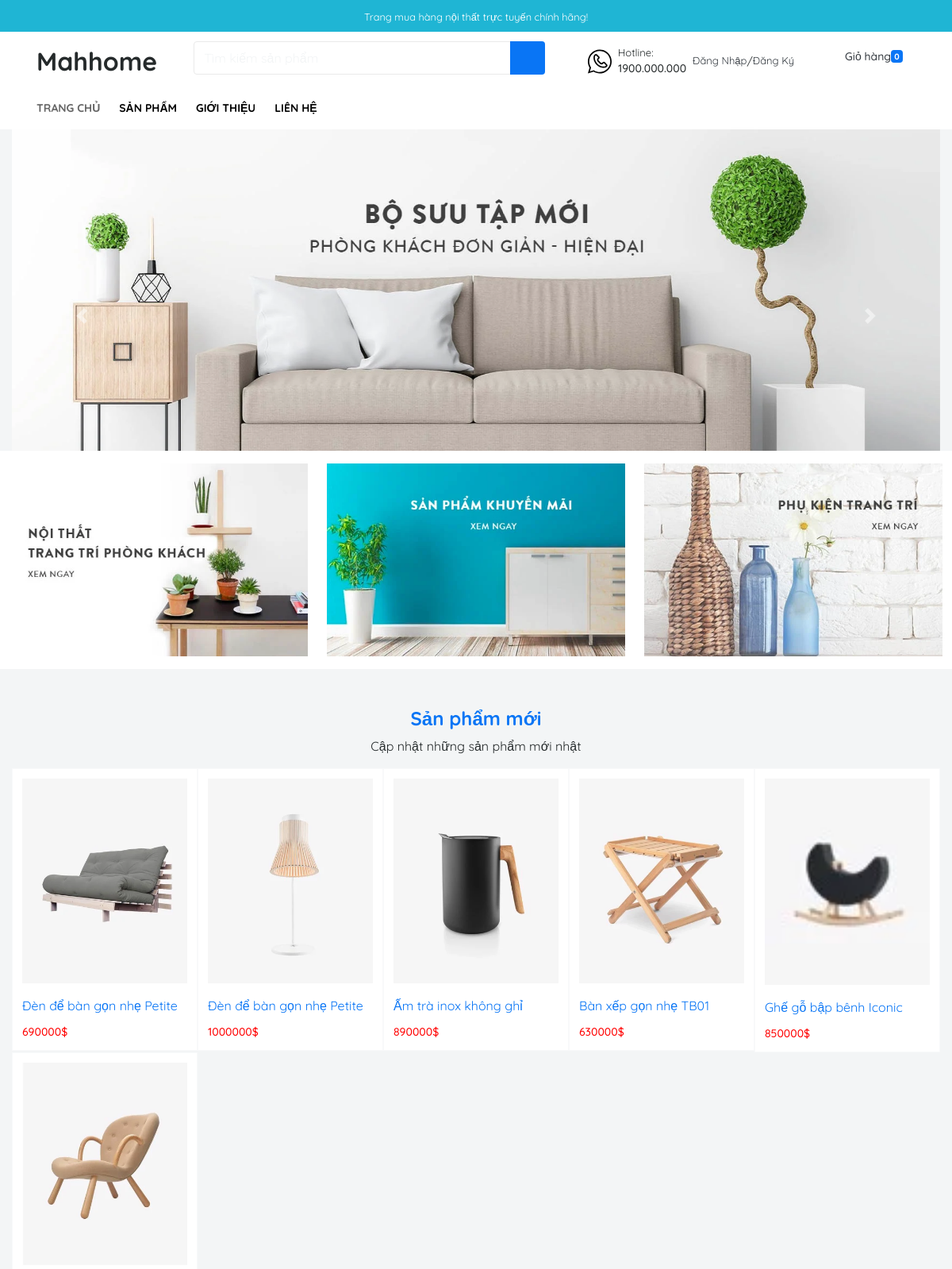
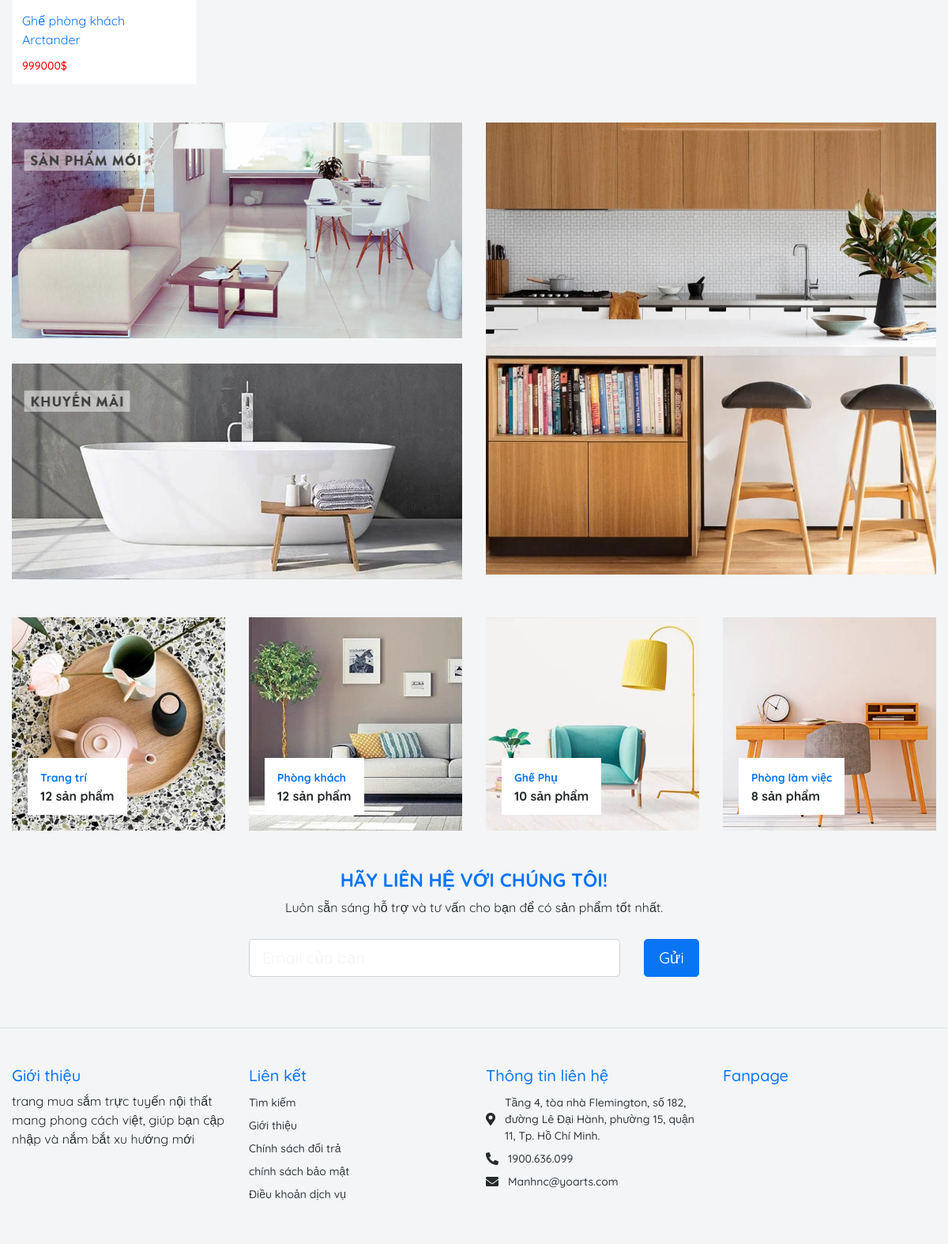
The page / on the database its author committed (2 pictures, top to bottom).
### tables this page shows
CREATE TABLE `products` (
  `ProductID` int(11) NOT NULL,
  `ManufacturerID` int(11) NOT NULL,
  `CategoryID` int(11) NOT NULL,
  `ProductName` varchar(255) NOT NULL,
  `ImageUrl` varchar(255) NOT NULL,
  `Price` int(11) NOT NULL DEFAULT 0,
  `Quantity` int(11) NOT NULL DEFAULT 0,
  `Description` varchar(1000) NOT NULL,
  `Body` text NOT NULL
);

### Controller/Products/Search.php (called while the page is built)
<?php
	include_once("View/Products/Search.php");
?>

### Controller/Cart/Cart.php (called while the page is built)
<?php
	include_once("View/Cart/Cart.php");
?>

### Controller/Products/New.php (called while the page is built)
<?php
	include_once ("Model/Products.php");
	$pro = new Products();
	$rs = $pro->getProducts1();
	include_once ("View/Products/New.php");
?>

### Model/Products.php (called while the page is built, shortened)
<?php
	include_once("DataProvider.php");
	class Products{
		private $da;
		function __construct(){
			$this->da = new DataProvider();
		}
		function getProducts1(){
			$sql="Select * from products";
			return $this->da->FetchAll($sql);
		}
	}
?>

### Model/DataProvider.php (called while the page is built, shortened)
<?php
	class DataProvider{
		private $link;
		function __construct()
		{
			$this->link=mysqli_connect("localhost","root","","manhgroup");
		}
		function ExecuteQuery($sql)
		{
			mysqli_query($this->link,"set names utf8");
			return mysqli_query($this->link, $sql);
		}
		function FetchAll($sql){
			$arr=array();
			$r = $this->ExecuteQuery($sql);
			while($row = mysqli_fetch_assoc($r)){
				$arr[]=$row;
			}
			return $arr;
		}
	}
?>

### View/Products/New.php (the view, shortened to what this page needs)
<div class="maincontent-area pt-8">
        <div class="container">
            <div class="text-center">
			    <h3 class="h4 font-weight-bold text-primary">Sản phẩm mới</h3>
			    <p>Cập nhật những sản phẩm mới nhật</p>
            </div>
            <div class="row row-cols-2 row-cols-md-3 row-cols-lg-5 no-gutters">
<?php
	foreach($rs as $row){
				echo "<div class=\"col\">";
                echo    "<div class=\"p-3 bg-white border border-light product\">";
                echo        "<img class=\"w-100\" src=\"upload/{$row['ImageUrl']}\">";
                echo    "<div class=\"pt-4\">";
                echo        "<p class=\"mb-2\"><a href=\"input.php?mod=products&act=detail&id={$row['ProductID']}\">{$row['ProductName']}</a></p>";
                echo       "<span class=\"text-danger h6\">{$row['Price']}$</span>";
                echo    "</div>";
                echo "</div>";
                echo   "</div>";
	}
?>
                        </div>
                    </div>
                </div>

### View/header.php (shortened to what this page needs)
<!DOCTYPE html>
<html lang="en">
<head>
	<link rel="stylesheet" href="./style/fontawesome-5.14.0/css/all.min.css">
	<link rel="stylesheet" href="./style/css/theme.css">
</head>
<body>
	<div class="bg-info text-center py-2">
		<small class="text-white">Trang mua hàng nội thất trực tuyến chính hãng!</small>
	</div>
	<div class="bg-white">
		<div class="container">
			<nav class="navbar navbar-expand-lg navbar-light">
				<div class="col-auto">
					<a class="navbar-brand name-logo font-weight-bold h1 mb-0" href="./index.php">Mahhome</a>
				</div>
				<div class="col d-none d-lg-block">
				<?php
                            include_once("Controller/Products/Search.php");
                        ?>
				</div>
				<div class="col-auto d-flex">
					<div class="d-flex align-items-center pl-md-5 pl-2">
						<img src="./img/phone.svg" alt="">
						<div class="d-lg-block ml-md-2 ml-0 d-none">
							<p class="small mb-0">Hotline:</p>
							<p class="mb-0 font-weight-5">1900.000.000</p>
						</div>
					</div>
					<div class="dropdown d-flex align-items-center ml-2">
                            <?php
                        if(isset($_SESSION["lgUserID"])){
                            $chuoi1 = <<<EOD
                        <button class="btn btn-write dropdown-toggle d-flex align-items-center pl-md-5 pl-2" type="button" id="dropdownMenuButton" data-toggle="dropdown" aria-haspopup="true" aria-expanded="false"><i class="far fa-user h4 mb-0"></i><div class="d-lg-block ml-md-2 ml-0 d-none"><p class="mb-0 font-weight-5">Tài khoản của tôi</p></div>
						</button>
                        <div class="dropdown-menu" aria-labelledby="dropdownMenuButton">
						  <a class="dropdown-item" href="login.php?mod=user&act=about">Tài Khoản</a>
						  <a class="dropdown-item" href="login.php?mod=user&act=logout">Đăng xuất</a>
                        </div>
EOD;
                        echo $chuoi1;
                    }
                    else{
                        $chuoi1 = <<<EOD
                        <a class="small mb-0 text-dark" href="login.php?mod=user&act=login">Đăng Nhập</a>/<a class="text-dark small mb-0" href="index.php?mod=user&act=register">Đăng Ký</a>
                        EOD;
                        echo $chuoi1;
                    }
                    ?>
					  </div>
					  <?php
                    include_once("Controller/Cart/Cart.php");
                ?>
				</div>
				<div class="col-12">
					<div class="collapse navbar-collapse w-100" id="navbarSupportedContent">
						<ul class="navbar-nav mt-3">
							<li class="nav-item active">
								<a class="nav-link text-center text-uppercase font-weight-bold pl-0" href="./index.php">Trang chủ</a>
							</li>
							<li class="nav-item">
								<a class="nav-link text-center text-uppercase font-weight-bold" href="./input.php?mod=products&act=allproducts">Sản phẩm</a>
							</li>
							<li class="nav-item">
								<a class="nav-link text-center text-uppercase font-weight-bold" href="./about.html">Giới thiệu</a>
							</li>
							<li class="nav-item">
								<a class="nav-link text-center text-uppercase font-weight-bold" href="./contact.html">Liên hệ</a>
							</li>
						</ul>
					</div>
				</div>
			</nav>
		</div>
	</div>

### View/Products/Search.php
  <form method="POST" action="input.php?mod=products&act=resultsearch" class="form-inline mt-1">
	<div class="input-group w-100 mb-3">
		<input name="txtSearch" type="text" class="form-control" placeholder="Tìm kiếm sản phẩm">
		<div class="input-group-append">
			<button class="btn btn-primary border-0" type="submit" name="btnTimKiem"><i class="fas fa-search h5 mt-1 mb-0"></i></button>
		</div>
	</div>
</form>

### View/Cart/Cart.php
<div class="shopping-item mx-4">
	<a href="index.php?mod=cart&act=detail" class="d-flex align-items-center pl-md-5 pl-2 text-dark" id="btnGioHang"><i class="fas fa-shopping-cart h4 mb-0"></i><p class="mb-0 font-weight-5">Giỏ hàng</p>
	<?php
		if(isset($_SESSION['mycart'])){
			$sum=0;
			foreach($_SESSION["mycart"] as $item)
			{
				$sum+=$item;
			}
			echo "<span class=\"badge badge-primary\" id=\"sl\">".count($_SESSION["mycart"])."</span></a>";
		}
		else{
			echo "<span class=\"badge badge-primary\" id=\"sl\">"."0"."</span></a>";
		}
	?>
</div>

### index.php (shortened to what this page needs)
<?php
    include_once("View/Header.php");
?>
     <div class="container-fluid">
		<div id="carouselExampleControls" class="carousel slide" data-ride="carousel">
			<div class="carousel-inner">
				<div class="carousel-item active">
					<img src="./img/slide1.png" class="d-block w-100" alt="...">
				</div>
			</div>
			<a class="carousel-control-prev" href="#carouselExampleControls" role="button" data-slide="prev">
				<span class="carousel-control-prev-icon" aria-hidden="true"></span>
			</a>
			<a class="carousel-control-next" href="#carouselExampleControls" role="button" data-slide="next">
				<span class="carousel-control-next-icon" aria-hidden="true"></span>
			</a>
		</div>
    </div>
    <div class="container mt-n9 bg-secondary">
		<div class="row">
			<div class="col-lg-4 bg-white py-4 px-3">
				<div class="overflow-hidden position-relative">
					<a href="./features.html" class="animation-scale"><img class="w-100" src="./img/banner-item-1.png" alt=""></a>
				</div>
			</div>
			<div class="col-lg-4 bg-white py-4 px-3">
				<div class="overflow-hidden position-relative">
					<a href="./features.html" class="animation-scale"><img class="w-100" src="./img/banner-item-2.png" alt=""></a>
				</div>
			</div>
			<div class="col-lg-4 bg-white py-4 px-3">
				<div class="overflow-hidden position-relative">
					<a href="./features.html" class="animation-scale"><img class="w-100" src="./img/banner-item-3.png" alt=""></a>
				</div>
			</div>
		</div>
    </div>
    <?php
    include_once("Controller/Products/New.php");
    ?>
    <div class="container pt-8">
		<div class="row">
			<div class="col-lg-6">
				<div class="overflow-hidden position-relative mb-6">
					<a href="./features.html" class="animation-scale"><img src="./img/news-1.png" alt="" class="w-100"></a>
				</div>
				<div class="overflow-hidden position-relative mb-6">
					<a href="./features.html" class="animation-scale"><img src="./img/news-2.png" alt="" class="w-100"></a>
				</div>
			</div>
			<div class="col-lg-6">
				<div class="overflow-hidden position-relative mb-6">
					<a href="./features.html" class="animation-scale"><img src="./img/news-3.png" alt="" class="w-100"></a>
				</div>
			</div>
		</div>
    </div>
    <div class="container pt-4">
		<div class="row">
			<div class="col-lg-3 col-sm-6 mb-6 mb-lg-0">
				<div class="position-relative collection">
					<img src="./img/collection-1.png" alt="" class="w-100">
					<div class="hover-opacity-2 w-100 position-absolute">
						<div class="branch-collection position-absolute bg-white py-3 px-4">
							<a class="h5 text-primary mb-1 h6 font-weight-bold stretched-link" href="./features.html">Trang trí</a>
							<p class="font-weight-bold mb-0">12 sản phẩm</p>
						</div>
					</div>
				</div>
			</div>
			<div class="col-lg-3 col-sm-6 mb-6 mb-lg-0">
				<div class="position-relative collection">
					<img src="./img/collection-2.png" alt="" class="w-100">
					<div class="hover-opacity-2 w-100 position-absolute">
						<div class="branch-collection position-absolute bg-white py-3 px-4">
							<a class="h5 text-primary mb-1 h6 font-weight-bold stretched-link" href="./features.html">Phòng khách</a>
							<p class="font-weight-bold mb-0">12 sản phẩm</p>
						</div>
					</div>
				</div>
			</div>
			<div class="col-lg-3 col-sm-6 mb-6 mb-lg-0">
				<div class="position-relative collection">
					<img src="./img/collection-3.png" alt="" class="w-100">
					<div class="hover-opacity-2 w-100 position-absolute">
						<div class="branch-collection position-absolute bg-white py-3 px-4">
							<a class="h5 text-primary mb-1 h6 font-weight-bold stretched-link" href="./features.html">Ghế Phụ</a>
							<p class="font-weight-bold mb-0">10 sản phẩm</p>
						</div>
					</div>
				</div>
			</div>
			<div class="col-lg-3 col-sm-6 mb-6 mb-lg-0">
				<div class="position-relative collection">
					<img src="./img/collection-4.png" alt="" class="w-100">
					<div class="hover-opacity-2 w-100 position-absolute">
						<div class="branch-collection position-absolute bg-white py-3 px-4">
							<a class="h5 text-primary mb-1 h6 font-weight-bold stretched-link" href="./features.html">Phòng làm việc</a>
							<p class="font-weight-bold mb-0">8 sản phẩm</p>
						</div>
					</div>
				</div>
			</div>
		</div>
	</div>
	<div class="container py-8">
		<div class="text-center">
			<h3 class="h4 font-weight-bold text-primary">HÃY LIÊN HỆ VỚI CHÚNG TÔI!</h3>
			<p>Luôn sẵn sáng hỗ trợ và tư vấn cho bạn để có sản phẩm tốt nhất.</p>
		</div>
		<div class="row pt-3">
			<div class="col-lg-6 col-md-10 mx-auto">
				<form>
					<div class="form-group row">
						<div class="col-sm-10 mb-4 mb-sm-0">
							<input type="email" class="form-control form-control-lg" id="inputEmail3" placeholder="Email của bạn">
						</div>
						<div class="col-sm-2">
							<button class="btn btn-lg btn-primary btn-block">Gửi</button>
						</div>
					</div>
				</form>
			</div>
		</div>
	</div>
    <?php
        include_once("View/Footer.php");
    ?>

### View/Footer.php (shortened to what this page needs)
	<div class="py-8 border-top">
		<div class="container">
			<div class="row">
				<div class="col-lg col-md-6">
					<h5 class="text-primary">Giới thiệu</h5>
					<p>trang mua sắm trực tuyến nội thất mang phong cách việt, giúp bạn cập nhập và nắm bắt xu hướng mới</p>
				</div>
				<div class="col-lg col-md-6">
					<h5 class="text-primary">Liên kết</h5>
					<ul class="nav nav-sm footer-nav flex-column">
						<li class="nav-item"><a class="nav-link pl-0 text-dark" href="#">Tìm kiếm</a></li>
						<li class="nav-item"><a class="nav-link pl-0 text-dark" href="#">Giới thiệu</a></li>
						<li class="nav-item"><a class="nav-link pl-0 text-dark" href="#">Chính sách đổi trả</a></li>
						<li class="nav-item"><a class="nav-link pl-0 text-dark" href="#">chính sách bảo mật</a></li>
						<li class="nav-item"><a class="nav-link pl-0 text-dark" href="#">Điều khoản dịch vụ</a></li>
					</ul>
				</div>
				<div class="col-lg col-md-6">
					<h5 class="text-primary">Thông tin liên hệ</h5>
					<ul class="nav nav-sm footer-nav flex-column">
						<li class="nav-item"><div class="d-flex align-items-center"><i class="fas fa-map-marker-alt"></i><span class="nav-link pl-3 text-dark">Tầng 4, tòa nhà Flemington, số 182, đường Lê Đại Hành, phường 15, quận 11, Tp. Hồ Chí Minh.</span></div></li>
						<li class="nav-item"><div class="d-flex align-items-center"><i class="fas fa-phone-alt"></i><span class="nav-link pl-3 text-dark">1900.636.099</span></div></li>
						<li class="nav-item"><div class="d-flex align-items-center"><i class="fas fa-envelope"></i><span class="nav-link pl-3 text-dark">Manhnc@yoarts.com</span></div></li>
					</ul>
				</div>
				<div class="col-lg col-md-6">
					<h5 class="text-primary">Fanpage</h5>
				</div>
			</div>
		</div>
	</div>
</body>
</html>

### rows shown on the page
products: ImageUrl (picture), ProductName "Đèn để bàn gọn nhẹ Petite", Price "690000"
products: ImageUrl (picture), ProductName "Đèn để bàn gọn nhẹ Petite", Price "1000000"
products: ImageUrl (picture), ProductName "Ấm trà inox không ghỉ", Price "890000"
products: ImageUrl (picture), ProductName "Bàn xếp gọn nhẹ TB01", Price "630000"
products: ImageUrl (picture), ProductName "Ghế gỗ bập bênh Iconic", Price "850000"
products: ImageUrl (picture), ProductName "Ghế phòng khách Arctander", Price "999000"
